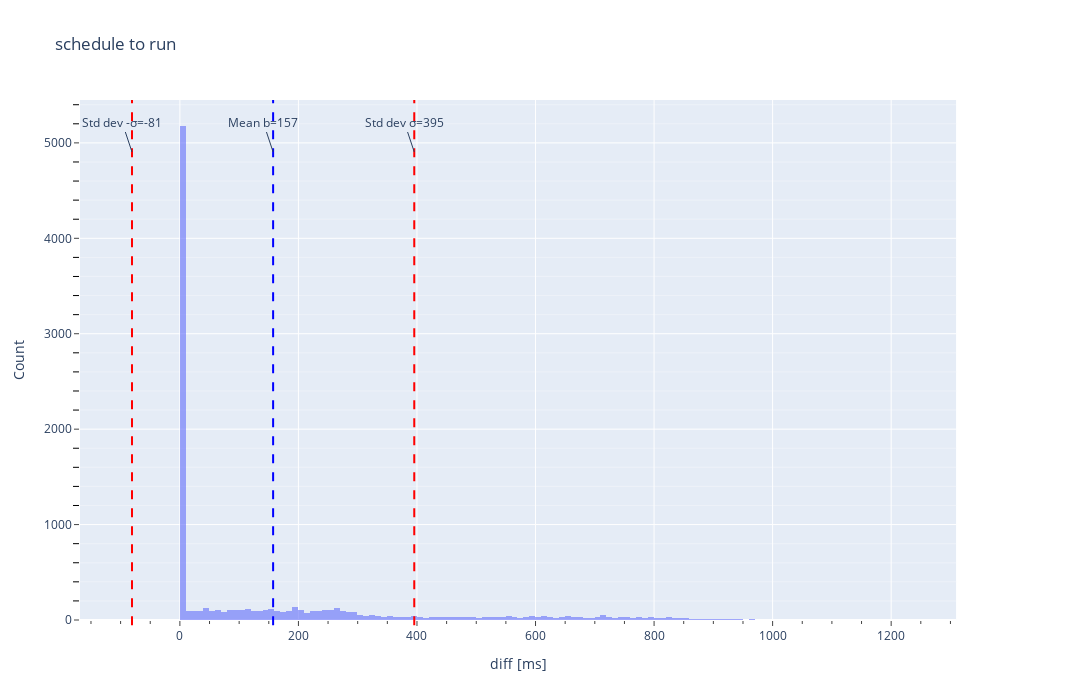

The cell this chart's notebook holds for it:
### Code cell
histogram_plotting("../timeline-2000nodes.csv", 
                   phase_change='{schedule run 0s}', 
                   num_bins=200, 
                   state="Stateless", 
                   mean=True, 
                   std_dev=True, 
                   cumulative=False, 
                   minor_gridy=True)

### Figure 1 — Plotly figure (JSON) as saved in the notebook; plotly's stock layout.template omitted (floating-point values rounded to 4 significant figures; data arrays with more than 128 entries replaced by an {"elided": "..."} marker saying what was removed)
{"data": [{"name": "Difference", "nbinsx": 200, "opacity": 0.6, "type": "histogram", "x": {"elided": "10000 int values"}}], "layout": {"annotations": [{"text": "Mean b=157", "x": 157.3, "xref": "x", "y": 0.9, "yref": "paper"}, {"text": "Std dev σ=395", "x": 395.4, "xref": "x", "y": 0.9, "yref": "paper"}, {"text": "Std dev -σ=-81", "x": -80.77, "xref": "x", "y": 0.9, "yref": "paper"}], "autosize": false, "height": 700, "shapes": [{"line": {"color": "blue", "dash": "dash"}, "type": "line", "x0": 157.3, "x1": 157.3, "xref": "x", "y0": -0.01, "y1": 1, "yref": "paper"}, {"line": {"color": "red", "dash": "dash"}, "type": "line", "x0": 395.4, "x1": 395.4, "xref": "x", "y0": -0.01, "y1": 1, "yref": "paper"}, {"line": {"color": "red", "dash": "dash"}, "type": "line", "x0": -80.77, "x1": -80.77, "xref": "x", "y0": -0.01, "y1": 1, "yref": "paper"}], "title": {"text": "schedule to run"}, "width": 1400, "xaxis": {"anchor": "y", "autorange": true, "domain": [0, 0.94], "minor": {"ticks": "outside"}, "range": [-149.0, 1310.0], "showgrid": true, "ticks": "outside", "title": {"text": "diff [ms]"}, "type": "linear"}, "yaxis": {"anchor": "x", "autorange": true, "domain": [0, 1], "minor": {"showgrid": true, "tickcolor": "black", "ticklen": 6, "ticks": "outside"}, "range": [0, 5449.0], "ticks": "outside", "title": {"text": "Count"}}, "yaxis2": {"anchor": "x", "minor": {"showgrid": true, "tickcolor": "black", "ticklen": 6, "ticks": "outside"}, "overlaying": "y", "side": "right", "ticks": "outside"}}}
